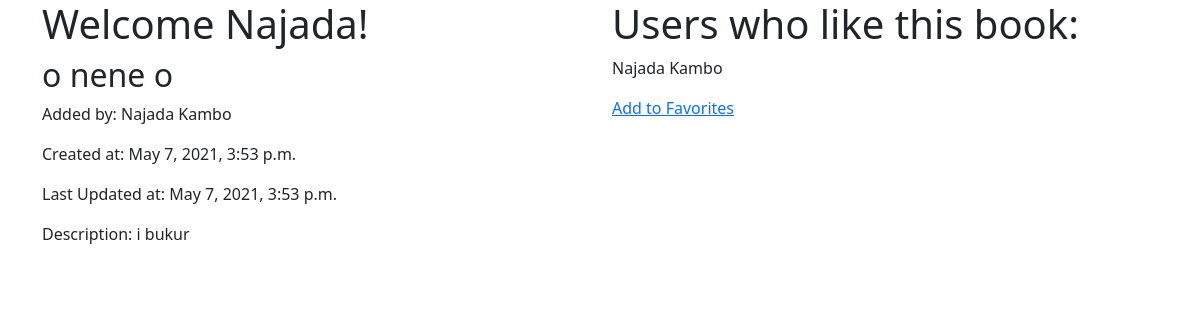
Screenshot of /books/2/show (signed in) with the database file from the repository.
### favorite_books_app/models.py (models this page shows)
class Book(models.Model):
    title = models.CharField(max_length=255)
    desc = models.CharField(max_length=255)
    uploaded_by_id = models.ForeignKey(User, related_name="books_uploaded", on_delete = models.CASCADE)
    users_who_like = models.ManyToManyField(User, related_name="liked_books")
    created_at = models.DateTimeField(auto_now_add=True)
    updated_at = models.DateTimeField(auto_now=True)
    objects = BookManager()

class User(models.Model):
    first_name = models.CharField(max_length=255)
    last_name = models.CharField(max_length=255)
    email = models.EmailField()
    password = models.CharField(max_length=255)
    created_at = models.DateTimeField(auto_now_add=True)
    updated_at = models.DateTimeField(auto_now=True)
    objects = UserManager()

### favorite_books_app/views.py (the view)
# urls.py: path('books/<int:book_id>/show', views.showBook),
def showBook(request, book_id):
    context = {
        'book' : Book.objects.get(id=book_id),
        'this_user': User.objects.get(id=request.session['user_id'])
    }
    return render(request, "showbook.html", context)

### favorite_books_app/templates/showbook.html (shortened to what this page needs)
<!DOCTYPE html>
<html lang="en">
<head>
    <link href="https://cdn.jsdelivr.net/npm/bootstrap@5.0.0-beta3/dist/css/bootstrap.min.css" rel="stylesheet"
>
</head>
<body>
    <div class="container">
        <div class="row">
            <div class="col-lg-6">
                <h1>Welcome {{book.uploaded_by_id.first_name}}!</h1>
                <h2>{{book.title}}</h2>
                <p>Added by: {{ book.uploaded_by_id.first_name }} {{ book.uploaded_by_id.last_name }}</p>
                <p>Created at: {{ book.created_at }}</p>
                <p>Last Updated at: {{ book.updated_at }}</p>
                {% if book.uploaded_by_id.id != request.session.user_id %}
                <p>Description: {{ book.desc }}</p>
                {% endif %}
            </div>
            <div class="col-lg-6">
                <h1>Users who like this book:</h1>
                <p>{{book.uploaded_by_id.first_name}} {{book.uploaded_by_id.last_name}}</p>
                {% if this_user in book.users_who_like.all %}
                    <a href="/remove/{{book.id}}">Remove from Favorites</a>
                {% else %}
                    <a href="/favorite/{{book.id}}">Add to Favorites</a>
                {% endif %}
            </div>
        </div>
    </div>
</body>
</html>

### rows the page displays
Book: title "o nene o", uploaded_by_id.first_name "Najada", uploaded_by_id.last_name "Kambo", created_at "May 7, 2021, 3:53 p.m.", updated_at "May 7, 2021, 3:53 p.m.", desc "i bukur"
